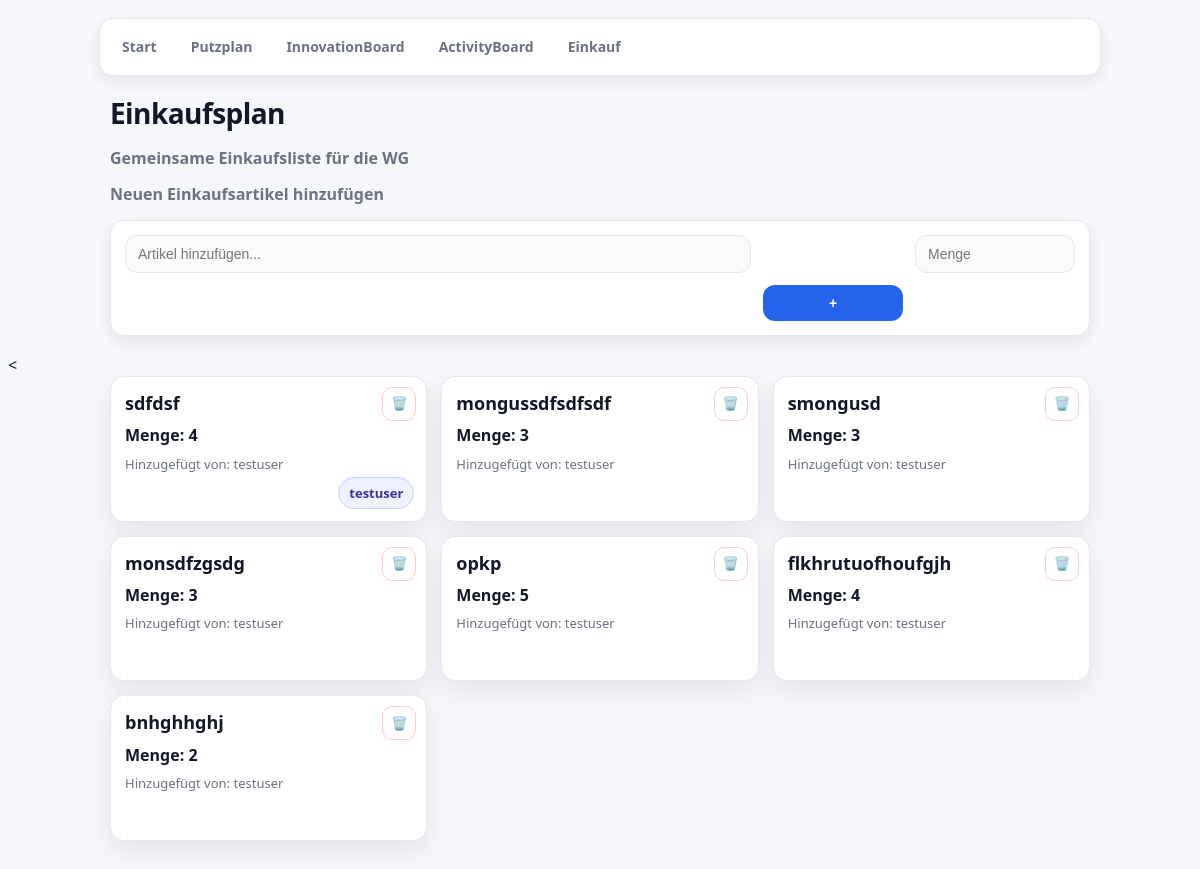
The app's page /einkaufsplan/ (signed in) with its own data.
### db.py (models this page shows)
class ShoppingItem(db.Model):
    __tablename__ = 'SHOPPING_ITEM'
    item_id = db.Column(db.Integer, primary_key=True, index=True)
    wg_id = db.Column(db.Integer, db.ForeignKey('WG.wg_id'), nullable=False)
    added_by = db.Column(db.Integer, db.ForeignKey('USER.user_id'), nullable=False)
    assigned_to = db.Column(db.Integer, db.ForeignKey('USER.user_id'), nullable=True)
    name = db.Column(db.String, nullable=False)
    quantity = db.Column(db.String)
    wg = db.relationship('Wg', back_populates='shopping_items')
    added_by_user = db.relationship('User', foreign_keys=[added_by], back_populates='added_items')
    assigned_to_user = db.relationship('User', foreign_keys=[assigned_to], back_populates='assigned_items')

class User(db.Model):
    __tablename__ = 'USER'
    user_id = db.Column(db.Integer, primary_key=True, index=True, unique=True)
    username = db.Column(db.String, nullable=False, unique=True)
    password_hash = db.Column(db.String, nullable=False, unique=True)
    email = db.Column(db.String, nullable=False, unique=True)
    role = db.Column(db.String, nullable=False)
    wg_id = db.Column(db.Integer, db.ForeignKey('WG.wg_id'), nullable=True)
    wg = db.relationship('Wg', back_populates='users')
    cleaning_tasks = db.relationship('CleaningTask', back_populates='assigned_user')
    activities_created = db.relationship('Activity', back_populates='creator')
    ideas = db.relationship('Idea', back_populates='creator',foreign_keys='Idea.created_by')
    idea_comments = db.relationship('Idea_Comment', back_populates='user')
    idea_likes = db.relationship('Idea_Like', back_populates='user')
    added_items = db.relationship('ShoppingItem', foreign_keys='ShoppingItem.added_by', back_populates='added_by_user')
    assigned_items = db.relationship('ShoppingItem', foreign_keys='ShoppingItem.assigned_to', back_populates='assigned_to_user')
    joined_activities = db.relationship(
        "Activity",
        secondary=activity_participants,
        back_populates="participants"
    )  #joined_activities

### app.py (the view, shortened to what this page needs)
@app.route("/einkaufsplan/", methods=["GET", "POST"])
def einkaufsplan():
    if 'user_id' not in session:
        return redirect(url_for('login'))
    form = EinkaufsplanForm()
    user_id = session.get("user_id")
    current_user = User.query.get(user_id) if user_id else None
    if not current_user:
        current_user = User.query.filter_by(username="testuser").first()
    if not current_user:
        flash("Testuser fehlt. Bitte einmal anlegen (username='testuser', wg_id=1).", "error")
        return render_template("einkaufsplan.html", form=form, shopping_items=[])
    wg_id = current_user.wg_id or 1
    shopping_items = (ShoppingItem.query
        .filter_by(wg_id=wg_id)
        .options(
            joinedload(ShoppingItem.assigned_to_user),
            joinedload(ShoppingItem.added_by_user)
        )
        .order_by(ShoppingItem.item_id.desc())
        .all()
    )
    return render_template("einkaufsplan.html", form=form, shopping_items=shopping_items)

### docs/forms.py
class EinkaufsplanForm(FlaskForm):
    item = StringField(validators=[InputRequired(), Length(min=1, max=100)], render_kw={"placeholder": "Artikel hinzufügen..."})
    quantity = IntegerField(validators=[InputRequired()], render_kw={"placeholder": "Menge"})
    submit = SubmitField('+')

### templates/einkaufsplan.html (shortened to what this page needs)
<nav>
  <a href="{{ url_for('dashboard') }}">Start</a>
  <a href="{{ url_for('putzplan') }}">Putzplan</a>
  <a href="{{ url_for('innovation_board') }}">InnovationBoard</a>
  <a href="{{ url_for('activity_board') }}">ActivityBoard</a>
  <a href="{{ url_for('einkaufsplan') }}">Einkauf</a>
</nav>
<h1>Einkaufsplan</h1>
<h2>Gemeinsame Einkaufsliste für die WG</h2>
<h2>Neuen Einkaufsartikel hinzufügen</h2>
<form method = "POST" action="{{ url_for('einkaufsplan') }}" >
    <div class="item-forms">
        {{ form.item(size=32) }}<br>
        {{ form.quantity() }}<br>
        <div class = "submit-btn">
            {{ form.submit() }}
        </div>
    </div>
</form>
<
<div class="shopping-list">
  {% for item in shopping_items %}
    <div class="shopping-item-card">
        <form method="POST" action="{{ url_for('delete_shopping_item', item_id=item.item_id) }}" class="delete-form">
            <button type="submit" class="delete-btn"
                onclick="return confirm('Einkaufsartikel wirklich löschen?');">🗑️
            </button>
        </form>
      <h3 class="mb-1">{{ item.name }}</h3>
      <p class="item-quantity mb-2">Menge: {{ item.quantity }}</p>
      <small class="text-muted">
        Hinzugefügt von:
        {% if item.added_by_user %}
          {{ item.added_by_user.username }}
        {% else %}
          {{ item.added_by }}
        {% endif %}
      </small>
        <br>
        {% if item.assigned_to_user %}
        <small class = "assigned-to">{{ item.assigned_to_user.username }}</small>
        {% endif %}
    </div>
  {% else %}
    <p>Noch keine Einkäufe eingetragen.</p>
  {% endfor %}
</div>

### templates/einkaufsplan.html (style rules this page uses)
nav { display:flex; gap:10px; flex-wrap: wrap; margin: 18px auto 18px; max-width: 980px; padding: 10px; background: var(--surface); border: 1px solid var(--border); border-radius: var(--radius); box-shadow: var(--shadow-sm); }
nav a { text-decoration:none; color: var(--muted); padding: 8px 12px; border-radius: 10px; transition: 0.15s ease; font-weight: 600; font-size: 14px; }
h1, h2 { max-width: 980px; margin: 14px auto; padding: 0 6px; }
h1 { font-size: 28px; letter-spacing: -0.02em; }
h2 { font-size: 16px; color: var(--muted); font-weight: 600; }
form { max-width: 980px; margin: 0 auto; padding: 0 6px; }
.item-forms { display: grid; grid-template-columns: 1fr 140px 160px; gap: 12px; align-items: end; background: var(--surface); border: 1px solid var(--border); border-radius: var(--radius); padding: 14px; box-shadow: var(--shadow-sm); margin-bottom: 18px; }
.item-forms input[type="text"], .item-forms input[type="number"], .item-forms input, .item-forms select { width: 100%; padding: 10px 12px; border-radius: 12px; border: 1px solid var(--border); background: #fafafa; outline: none; font-size: 14px; transition: 0.15s ease; }
.item-forms input[type="submit"], .item-forms button[type="submit"] { width: 100%; padding: 10px 12px; border-radius: 12px; border: 0; background: var(--primary); color: #fff; font-weight: 700; cursor: pointer; transition: 0.15s ease; }
.shopping-list { max-width: 980px; margin: 0 auto; padding: 0 6px 30px; display:grid; grid-template-columns: repeat(auto-fit, minmax(280px, 1fr)); gap: 14px; }
.shopping-item-card { position: relative; background: var(--surface); border: 1px solid var(--border); border-radius: var(--radius); padding: 14px 14px 48px; box-shadow: var(--shadow); transition: 0.15s ease; }
.shopping-item-card h3 { margin: 0 0 8px; font-size: 18px; padding-right: 44px; }
.item-quantity { margin: 0 0 8px; font-weight: 700; color: var(--text); }
.text-muted { color: var(--muted); font-size: 13px; }
.delete-btn { position:absolute; top: 10px; right: 10px; width: 34px; height: 34px; border-radius: 10px; border: 1px solid #fecaca; background: #fff; cursor: pointer; display:flex; align-items:center; justify-content:center; transition: 0.15s ease; }
.assigned-to { position:absolute; bottom: 12px; right: 12px; padding: 6px 10px; border-radius: 999px; background: #eef2ff; color: #3730a3; font-weight: 700; font-size: 13px; border: 1px solid #c7d2fe; max-width: 75%; white-space: nowrap; overflow: hidden; text-overflow: ellipsis; }

### records on screen
ShoppingItem: name "sdfdsf", quantity "4", added_by_user.username "testuser", assigned_to_user.username "testuser"
ShoppingItem: name "mongussdfsdfsdf", quantity "3", added_by_user.username "testuser"
ShoppingItem: name "smongusd", quantity "3", added_by_user.username "testuser"
ShoppingItem: name "monsdfzgsdg", quantity "3", added_by_user.username "testuser"
ShoppingItem: name "opkp", quantity "5", added_by_user.username "testuser"
ShoppingItem: name "flkhrutuofhoufgjh", quantity "4", added_by_user.username "testuser"
ShoppingItem: name "bnhghhghj", quantity "2", added_by_user.username "testuser"
